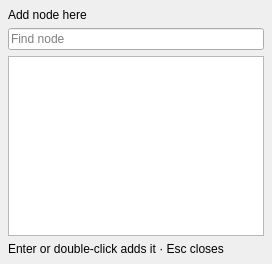
<?xml version="1.0" encoding="utf-8"?>
<ui version="4.0">
 <class>workflowNodePicker</class>
 <widget class="QFrame" name="workflowNodePicker">
  <property name="minimumSize">
   <size>
    <width>240</width>
    <height>0</height>
   </size>
  </property>
  <property name="maximumSize">
   <size>
    <width>280</width>
    <height>16777215</height>
   </size>
  </property>
  <layout class="QVBoxLayout" name="workflowNodePickerLayout">
   <property name="leftMargin">
    <number>8</number>
   </property>
   <property name="topMargin">
    <number>8</number>
   </property>
   <property name="rightMargin">
    <number>8</number>
   </property>
   <property name="bottomMargin">
    <number>8</number>
   </property>
   <property name="spacing">
    <number>6</number>
   </property>
   <item>
    <widget class="QLabel" name="workflowNodePickerTitle">
     <property name="text">
      <string>Add node here</string>
     </property>
     <property name="textRole" stdset="0">
      <string>panelHeading</string>
     </property>
    </widget>
   </item>
   <item>
    <widget class="QLineEdit" name="workflowNodePickerSearch">
     <property name="placeholderText">
      <string>Find node</string>
     </property>
     <property name="accessibleName">
      <string>Find a node type to add</string>
     </property>
     <property name="clearButtonEnabled">
      <bool>true</bool>
     </property>
    </widget>
   </item>
   <item>
    <widget class="QListWidget" name="workflowNodePickerList">
     <property name="accessibleName">
      <string>Node types</string>
     </property>
     <property name="horizontalScrollBarPolicy">
      <enum>Qt::ScrollBarAlwaysOff</enum>
     </property>
     <property name="maximumSize">
      <size>
       <width>16777215</width>
       <height>180</height>
      </size>
     </property>
    </widget>
   </item>
   <item>
    <widget class="QLabel" name="workflowNodePickerHint">
     <property name="text">
      <string>Enter or double-click adds it · Esc closes</string>
     </property>
     <property name="wordWrap">
      <bool>true</bool>
     </property>
     <property name="role" stdset="0">
      <string>secondary</string>
     </property>
    </widget>
   </item>
  </layout>
 </widget>
 <resources />
 <connections />
</ui>
